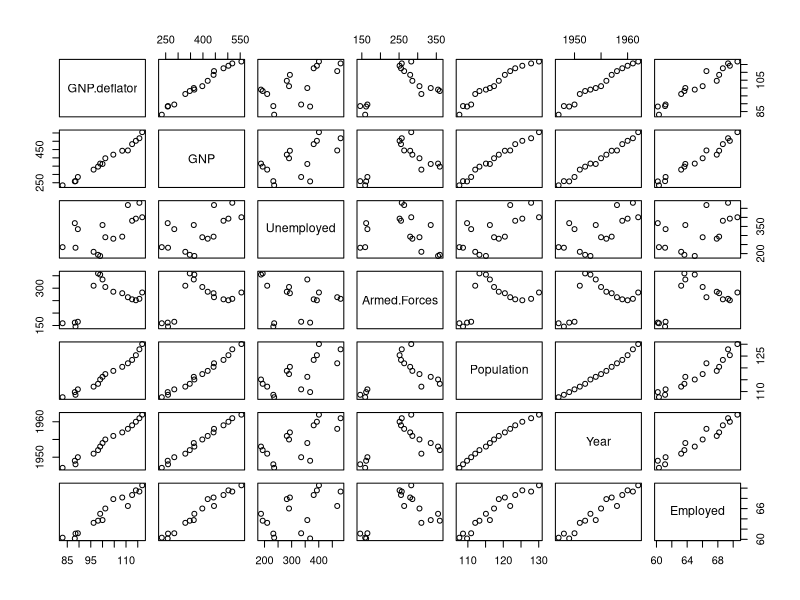

Source code (R): (Note: this script raises an error after producing the figure.)
# cor() 함수는 상관분석을 수행한다.
# method = c("pearson", "kendall", "spearman") 기본값은 pearson이다.

# longley 자료에 대해 상관분석 수행
data(longley); force(longley)
str(longley); pairs(longley)

# 스피어만 상관계수는 원자료 대신 순위 자료를 사용한다
  # 피어슨 상관계수보다 이상치 자료에 대해 덜 민감하게 반응
# 두 상관계수의 차이가 큼 -> 두 변수 간의 비선형성 의심
cor(longley, method = "spearman")

# 켄달의 타우는 일종의 비모수적 상관계수
cor(longley, method = "kendall")

# 상관계수에 대한 검정은 cor.test() 함수 사용.
## Default S3 method:
cor.test(x, y,
         alternative = c("two.sided", "less", "greater"),
         method = c("pearson", "kendall", "spearman"),
         exact = NULL, conf.level = 0.95, continuity = FALSE, ...)

## S3 method for class 'formula'
cor.test(formula, data, subset, na.action, ...)
# 이 가운데 피어슨 상관계수에 대한 검정은 t-검정을 사용한다.(p.33)